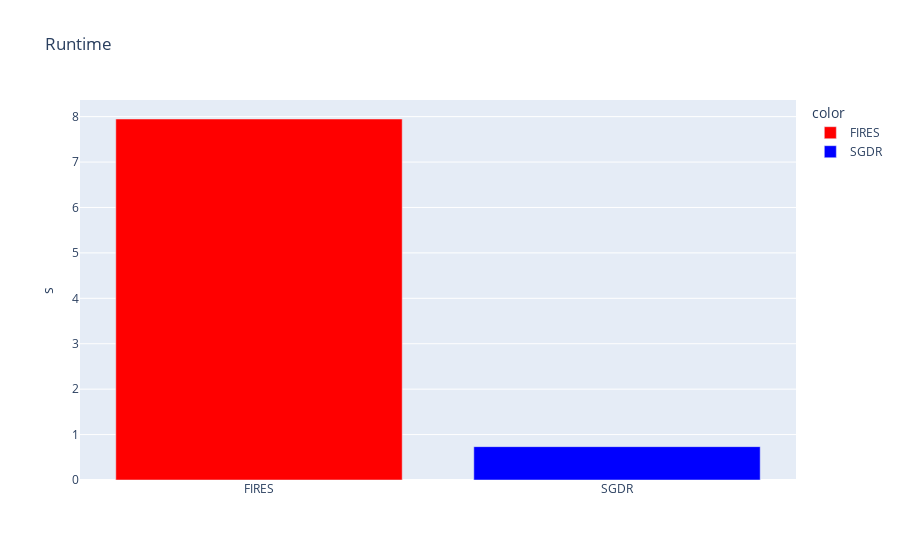

The code cell stored with this chart in its notebook:
### Code cell
col_names = ["FIRES", "SGDR" ]
values = [fires_run_time, sgdr_run_time]
fig = px.bar(x=col_names, y=values, title="Runtime", labels={"y":"s", "x":""}, color=col_names, color_discrete_map={'FIRES': 'red', "SGDR": "blue"})
with open("{}/runtime.csv".format(folder),"a") as outfile:
    outfile.write("{},{}\n".format( values[0],values[1]) )
fig.show()

### Figure 1 — Plotly figure (JSON) as saved in the notebook; plotly's stock layout.template omitted (floating-point values rounded to 4 significant figures)
{"data": [{"alignmentgroup": "True", "hovertemplate": "color=FIRES<br>=%{x}<br>s=%{y}<extra></extra>", "legendgroup": "FIRES", "marker": {"color": "red"}, "name": "FIRES", "offsetgroup": "FIRES", "orientation": "v", "showlegend": true, "textposition": "auto", "type": "bar", "x": ["FIRES"], "xaxis": "x", "y": [7.948], "yaxis": "y"}, {"alignmentgroup": "True", "hovertemplate": "color=SGDR<br>=%{x}<br>s=%{y}<extra></extra>", "legendgroup": "SGDR", "marker": {"color": "blue"}, "name": "SGDR", "offsetgroup": "SGDR", "orientation": "v", "showlegend": true, "textposition": "auto", "type": "bar", "x": ["SGDR"], "xaxis": "x", "y": [0.7346], "yaxis": "y"}], "layout": {"barmode": "relative", "legend": {"title": {"text": "color"}, "tracegroupgap": 0}, "title": {"text": "Runtime"}, "xaxis": {"anchor": "y", "domain": [0, 1], "title": {"text": ""}}, "yaxis": {"anchor": "x", "domain": [0, 1], "title": {"text": "s"}}}}
